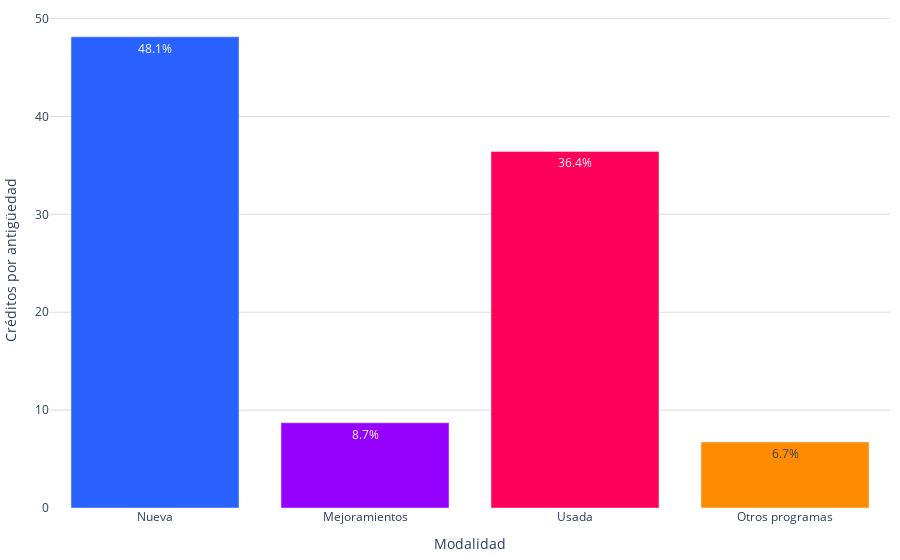

Notebook code for this chart:
### Code cell
fig = go.Figure()
#colores = ['#3d45c0', '#ff4853', '#ffb038', '#7cc668']
colores = ['#2962ff', '#9500ff', '#ff0059', '#ff8c00', '#b4e600', '#0fffdb','#F79CB9']
porcentajes = conteo_total_df['porcentaje']
# Agregar los datos como barras
fig.add_trace(go.Bar(
    x=conteo_total_df['modalidad'],  # Eje x: Modalidades
    y=conteo_total_df['porcentaje'],  # Eje y: Porcentajes
    marker_color=colores,  # Especifica los colores de las barras
    text=porcentajes,  # Texto que se mostrará en las barras (porcentaje)
    textposition='inside',  # Posición del texto (puede ser 'inside' o 'outside')
    texttemplate='%{text:.1f}%',  # Formato del texto (porcentaje con un decimal)
))

# Personalizar el diseño de la gráfica
fig.update_layout(
    #title='Créditos por la antigüedad de la vivienda',  # Título de la gráfica
    xaxis=dict(title='Modalidad'),  # Título del eje x
    yaxis=dict(
        title='Créditos por antigüedad', # Título del eje y
        gridcolor='#dddcda', # Color de las líneas que dividen los rangos del eje Y
         gridwidth=1,
    ),  
    margin=dict(l=10, r=10, t=10, b=10),  # Ajusta los márgenes (left, right, top, bottom)        
    plot_bgcolor='rgba(0,0,0,0)',  # Color de fondo del gráfico
)

# Exportar gráfica como archivo HTML
def guardar_grafico_como_html(fig, nombre_archivo, carpeta='graficas'):
    # Crear la carpeta si no existe
    if not os.path.exists(carpeta):
        os.makedirs(carpeta)
    
    # Gráfica como archivo HTML en la carpeta especificada
    pio.write_html(fig, f'{carpeta}/{nombre_archivo}.html')

# Exportar
guardar_grafico_como_html(fig, 'g_bar_credito_destino_pachuca', carpeta='graficas')

fig.show()

### Figure 1 — Plotly figure (JSON) as saved in the notebook; plotly's stock layout.template omitted (floating-point values rounded to 4 significant figures)
{"data": [{"marker": {"color": ["#2962ff", "#9500ff", "#ff0059", "#ff8c00", "#b4e600", "#0fffdb", "#F79CB9"]}, "text": [48.13, 8.707, 36.42, 6.738], "textposition": "inside", "texttemplate": "%{text:.1f}%", "type": "bar", "x": ["Nueva", "Mejoramientos", "Usada", "Otros programas"], "y": [48.13, 8.707, 36.42, 6.738]}], "layout": {"margin": {"b": 10, "l": 10, "r": 10, "t": 10}, "plot_bgcolor": "rgba(0,0,0,0)", "xaxis": {"title": {"text": "Modalidad"}}, "yaxis": {"gridcolor": "#dddcda", "gridwidth": 1, "title": {"text": "Créditos por antigüedad"}}}}
